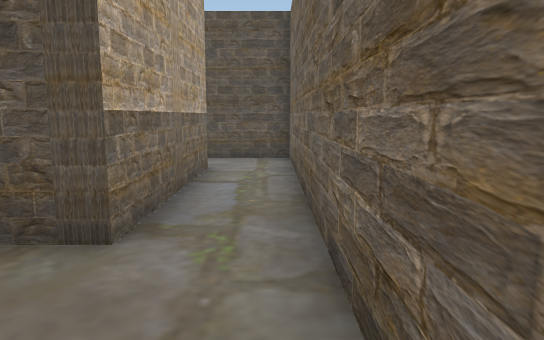
[1] (above)

16 first-person views from a walk through a scene from a Unity 3-D project. The camera is 1.2 m above the floor, tilts 8° down and sees 70° across. The floor is counted in squares, 1 m on a side. Each view is taken from the middle of a square. On the plan, view 1 faces up. The plan holds only what a view shows up to about 15 squares ahead; the rest is blank. The player character is not drawn.

[2]
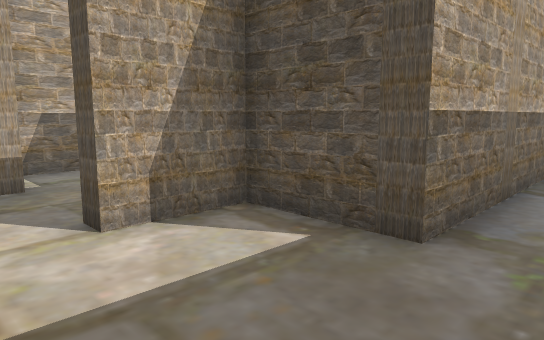

[3]
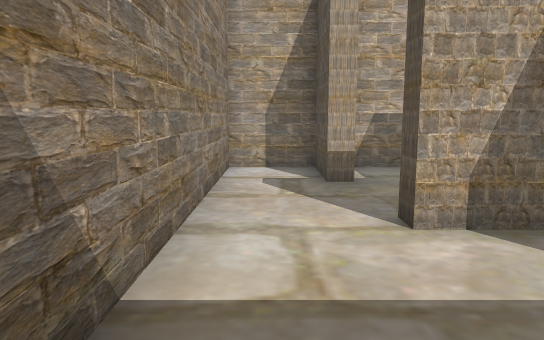

[4]
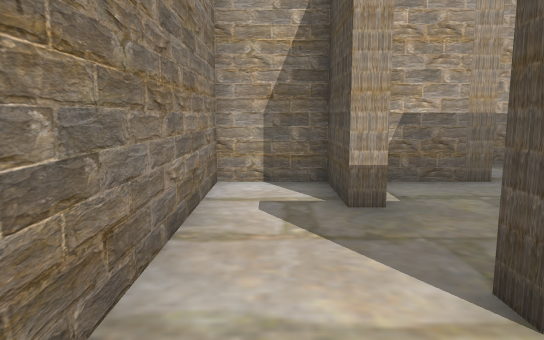

[5]
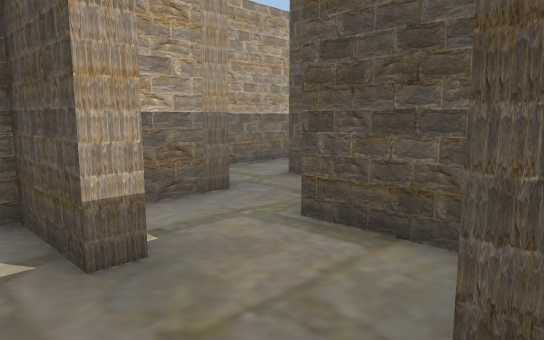

[6]
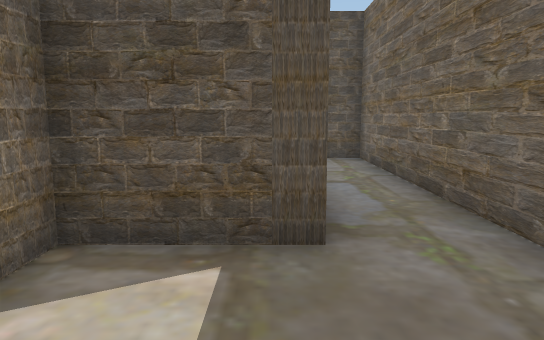

[7]
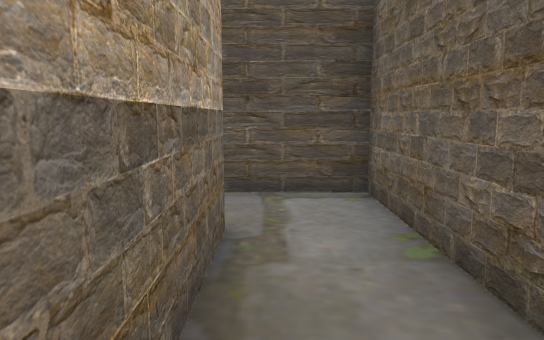

[8]
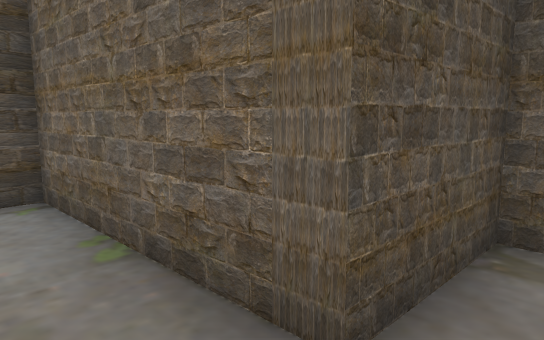

[9]
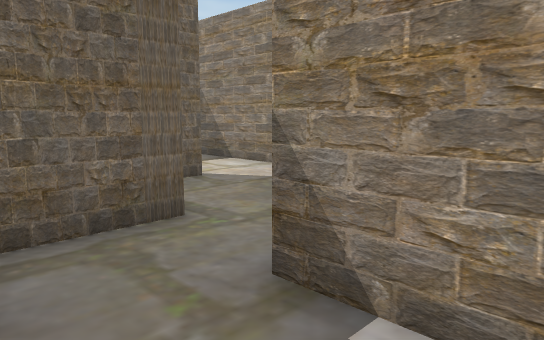

[10]
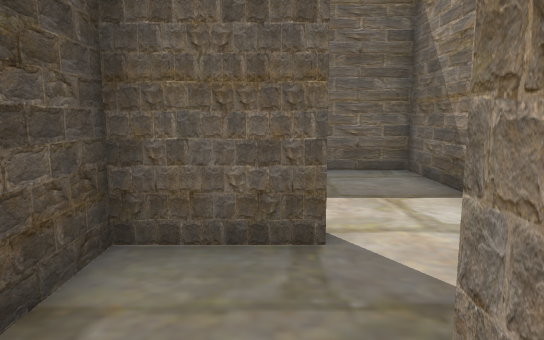

[11]
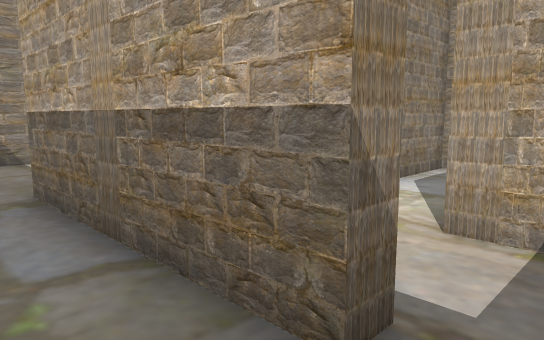

[12]
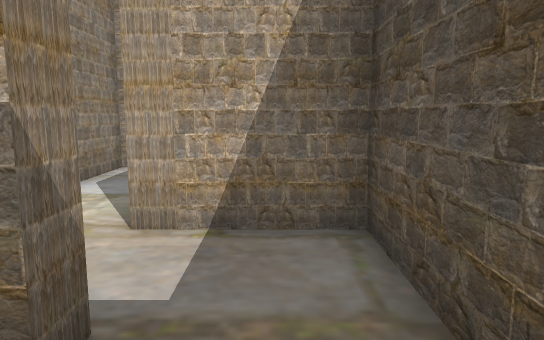

[13]
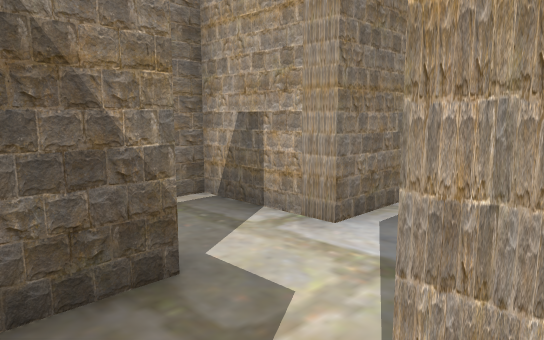

[14]
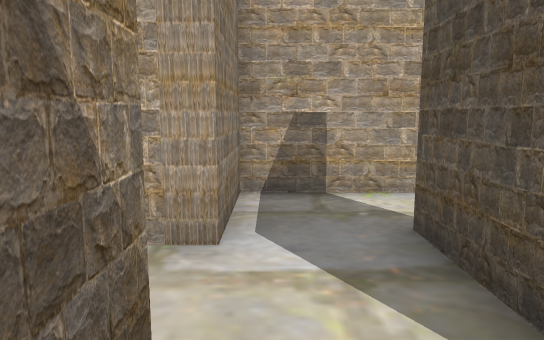

[15]
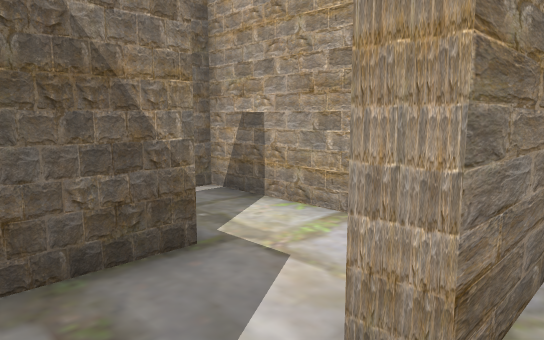

[16]
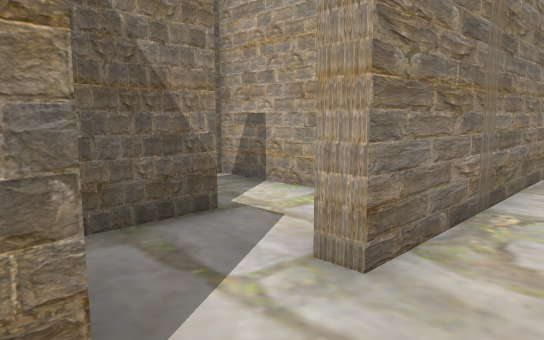

### Floor plan
Ten units are one square. View 1 is at (0, 0); x grows to the right and y downward. Boxes are objects, and circles mark ways between rooms. Rooms are numbered by the first view taken in them; rooms with no view inside come last. Other rooms are left out.
<svg viewBox="-130 -120 140 145">
<path fill="none" stroke="#000" d="M-15 -90 -15 -35 -40 -35 -40 -15M-35 10 5 10 5 -110 -15 -110M-70 -16 -70 -10 -90 -10 -90 10 -35 10M-40 -15 -45 -15 -45 -35 -70 -35M-85 -60 -95 -60 -95 -110 -118 -110M-115 -90 -115 -54M-108 -40 -90 -40M-70 -35 -70 -45M-90 -40 -90 -19M-21 -90 -15 -90M-15 -110 -40 -110 -40 -85M-46 -115 -41 -115M-125 -115 -65 -115 -65 -110M-46 -65 -34 -65M-50 -85 -70 -85M-90 -84 -90 -65 -65 -65 -65 -55M-70 -90 -52 -90M-90 -94 -90 -84M-70 -45 -70 -60 -85 -60"/>
<circle cx="-40" cy="-5" r="3" fill="#2a7"/>
<circle cx="-20" cy="-95" r="3" fill="#2a7"/>
<circle cx="-70" cy="-25" r="3" fill="#2a7"/>
<circle cx="-90" cy="-50" r="3" fill="#2a7"/>
<circle cx="-80" cy="-40" r="3" fill="#2a7"/>
<circle cx="-40" cy="-75" r="3" fill="#2a7"/>
<circle cx="-55" cy="-110" r="3" fill="#2a7"/>
<circle cx="-75" cy="-90" r="3" fill="#2a7"/>
<text x="-10" y="-40">1</text>
<text x="-60" y="-10">2</text>
<text x="-100" y="-70">3</text>
<text x="-80" y="-30">4</text>
<text x="-30" y="-90">5</text>
<text x="-30" y="20">6</text>
<text x="-60" y="-70">7</text>
<text x="-70" y="-100">8</text>
<text x="-80" y="-50">9</text>
</svg>
Room 1 opens to room 2. Room 1 opens to room 5. Room 2 opens to room 4. Room 3 opens to room 9. Room 4 opens to room 9. Room 5 opens to room 7. Room 6 opens to room 8. Room 7 opens to room 8.

Where each view was taken, in squares from view 1:
view 1: 0 up, 0 right, facing up
view 2: 0 up, 0 right, facing up-left
view 3: 0 up, 0 right, facing left
view 4: 0 up, 2 left, facing left
view 5: 0 up, 4 left, facing up-left
view 6: 0 up, 2 left, facing up
view 7: 5 up, 11 left, facing up
view 8: 5 up, 11 left, facing up-right
view 9: 6 up, 11 left, facing down-right
view 10: 2 up, 8 left, facing right
view 11: 10 up, 0 right, facing down-left
view 12: 10 up, 0 right, facing left
view 13: 9 up, 3 left, facing down-left
view 14: 7 up, 3 left, facing left
view 15: 12 up, 5 left, facing down-left
view 16: 13 up, 4 left, facing down-left
